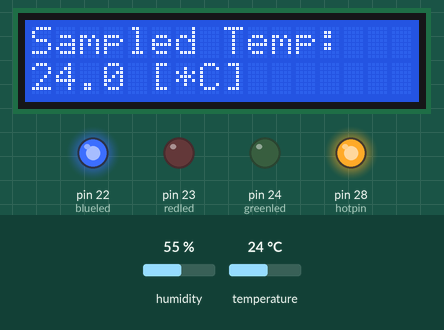
This sketch was run on a simulated Arduino Mega 2560, built with avr-gcc and run on an emulated ATmega2560. Shown: 16×2 character LCD, output pins drawn as LEDs (lit = HIGH). The inputs (shaded band) are chosen by the test bench; at power-on: temperature 24 °C, humidity 55 %. Pins used as bus, display or sensor lines are not drawn; what the sketch prints to the serial monitor is not drawn.

Above: at 2.7 s.
2.8 s: temperature set to 27.1 °C
At 5.4 s:
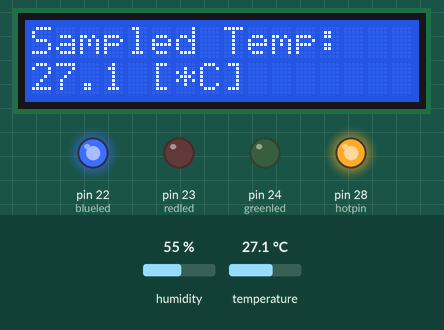
5.8 s: temperature set to 27.5 °C
At 7.3 s:
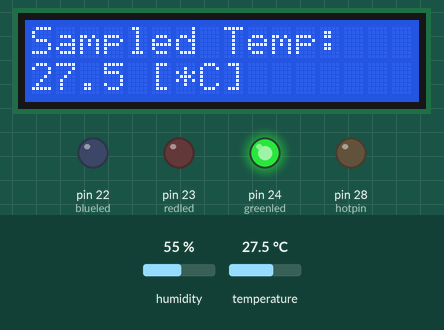
8.8 s: temperature set to 28 °C
At 11.0 s:
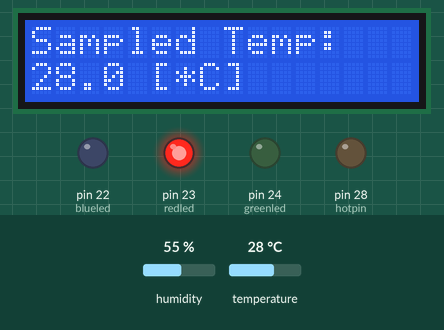
Timing chart, 0 to 12.5 s (numbered marks = the images above; inputs shaded):
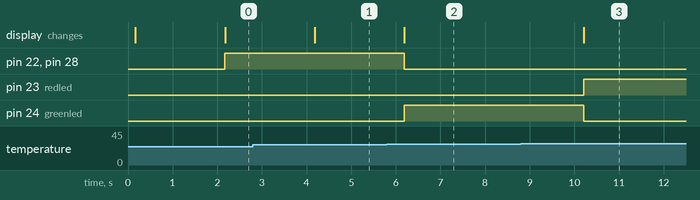

Measured:
- the behaviour switches between 27.4 and 27.5 °C on temperature (found by bisection; images 1 and 2)
- the behaviour switches between 27.6 and 27.7 °C on temperature (found by bisection; images 2 and 3)
- after the input at 2.8 s, the display: changes after 1.4 s (image 1)
- after the input at 5.8 s, pin 22 (blueled), pin 28 (hotpin): HIGH → LOW after 0.39 s; pin 24 (greenled): LOW → HIGH after 0.39 s; the display: changes after 0.39 s (image 2)
- after the input at 8.8 s, pin 23 (redled): LOW → HIGH after 1.4 s; pin 24 (greenled): HIGH → LOW after 1.4 s; the display: changes after 1.4 s (image 3)

The sketch:

20240928_temperature_retroaction.ino
```cpp
# include "DHT.h"
# include <LiquidCrystal.h>

// LCD information
LiquidCrystal lcd(34, 35, 30, 31, 32, 33);

// Temperature and Humidity sensor information
#define DHTPIN 25     // Defines the pin used to retrieve the data from the sensor
#define DHTTYPE DHT22   // Defines the sensor type
DHT dht(DHTPIN, DHTTYPE); // Initialises  the sensor

// Fan information
const int coldpin =  26;

// Heating bed information
const int hotpin =  28;

// LED information
const int redled = 23;
const int greenled = 24;
const int blueled = 22;

// Temperature thresholds
float min_temp_c = 27.50;
float max_temp_c = 27.60;

int ms_delay = 2000;

void setup() {
  // Initialises the serial bus
  Serial.begin(9600);

  // Initialises the sensor
  dht.begin();

  delay(100);  // To give LCD time to power up
  lcd.begin(16,2);
  lcd.clear();

  // Initialises the fan
  pinMode(coldpin, OUTPUT);
  digitalWrite(coldpin, LOW);

  // Initialises the heating bed
  pinMode(hotpin, OUTPUT);
  digitalWrite(hotpin, LOW);

  // Initialises the 3 LEDs
  pinMode(redled, OUTPUT);
  digitalWrite(redled, LOW);
  pinMode(greenled, OUTPUT);
  digitalWrite(greenled, LOW);
  pinMode(blueled, OUTPUT);
  digitalWrite(blueled, LOW);

}

void loop() {
  // Temperature and Humidity sensor initialization
  delay(ms_delay);

  // Reads from the sensor
  float sampled_humidity = dht.readHumidity();
  // Read temperature as Celsius (the default)
  float sampled_temperature = dht.readTemperature();

  // Check if reading was successful
  if (isnan(sampled_temperature) || isnan(sampled_humidity)) {
    Serial.println("Failed to read from DHT sensor!");
    return;
  }

  // Triggers the temperature regulation
  if (sampled_temperature < min_temp_c) {
    digitalWrite(coldpin, LOW);
    digitalWrite(hotpin, HIGH);

    digitalWrite(redled, LOW);
    digitalWrite(greenled, LOW);
    digitalWrite(blueled, HIGH);
  }
  else if (sampled_temperature > max_temp_c) {
    digitalWrite(coldpin, HIGH);
    digitalWrite(hotpin, LOW);

    digitalWrite(redled, HIGH);
    digitalWrite(greenled, LOW);
    digitalWrite(blueled, LOW);
  }
  else {
    digitalWrite(coldpin, LOW);
    digitalWrite(hotpin, LOW);

    digitalWrite(redled, LOW);
    digitalWrite(greenled, HIGH);
    digitalWrite(blueled, LOW);
  }
  // Print statements
 Serial.println(sampled_temperature);
 lcd.setCursor(0, 0);
 lcd.print("Sampled Temp:");
 lcd.setCursor(0, 1);
 lcd.print(sampled_temperature, 1);
 lcd.print(" [*C]");
}
```
